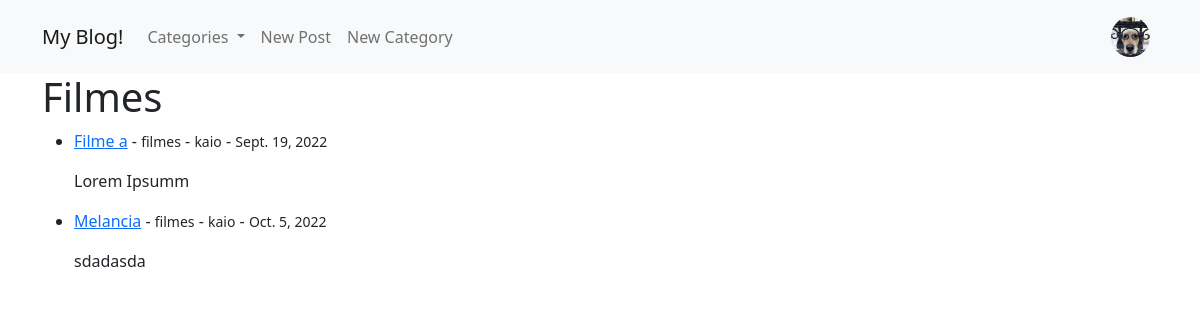
The page /category/filmes (signed in) on the database its author committed.
### apps/theblog/models.py (models this page shows, shortened)
class Profile(models.Model):
  user = models.OneToOneField(User, null=True, on_delete=models.CASCADE)
  bio = models.TextField()
  profile_pic = models.ImageField(blank=True, null=True, upload_to='images/profiles/')
  website_url = models.CharField(max_length=255, blank=True, null=True)
  facebook_url = models.CharField(max_length=255, blank=True, null=True)
  twitter_url = models.CharField(max_length=255, blank=True, null=True)
  instagram_url = models.CharField(max_length=255, blank=True, null=True)
  pinterest_url = models.CharField(max_length=255, blank=True, null=True)
  linkedin_url = models.CharField(max_length=255, blank=True, null=True)

class Post(models.Model):
  title = models.CharField(max_length=255)
  header_image = models.ImageField(blank=True, null=True, upload_to='images/%Y/%m/%d/')
  title_tag = models.CharField(max_length=255, default="Blog Post")
  author = models.ForeignKey(User, on_delete=models.CASCADE, related_name='posts')
  body = RichTextField(blank=True, null=True)
  create = models.DateField(auto_now_add=True)
  category = models.CharField(max_length=255, default='coding')
  snippet = models.CharField(max_length=255)
  likes = models.ManyToManyField(User, blank=True, related_name='blog_posts')

### apps/theblog/views.py (the view)
# urls.py: path('category/<str:category>', views.CategoryView, name='category'),
def CategoryView(request, category):
  category_post = Post.objects.filter(category=category)
  context = {'category': category, 'category_post': category_post}
  return render(request, 'theblog/categories.html', context)

### apps/theblog/templates/theblog/categories.html
{% extends 'base.html' %}
{% block content %}
   {% if category_post %}
      <h1>{{category|capfirst}}</h1>
      <ul>
         {% for post in category_post %}
         <li>
            <a href="{% url 'detail_post' post.id %}">{{post.title}}</a>
            - <small>{{post.category}}</small>
            - <small>{{post.author}}</small>
            - <small>{{post.create}}</small>
         </li>
         <p>{{post.body|slice:":100"|safe}}</p>
         {% endfor %}
      </ul>
   {% else %}
      <h2>Sorry this page does not exist...</h2>
   {% endif %}
{% endblock %}

### static/templates/partials/_navbar.html (shortened to what this page needs)
{% load static %}
<nav class="navbar navbar-expand-lg bg-light">
  <div class="container">
    <a class="navbar-brand" href="{% url 'home' %}">My Blog!</a>
    <div class="collapse navbar-collapse" id="navbarSupportedContent">
      <ul class="navbar-nav me-auto mb-2 mb-lg-0">
        {% if categories %}
          <li class="nav-item dropdown">
            <a class="nav-link dropdown-toggle" href="#" role="button" data-bs-toggle="dropdown" aria-expanded="false">
              Categories
            </a>
          </li>
        {% endif %}
        {% if user.is_authenticated %}
          <li class="nav-item">
            <a class="nav-link" href="{% url 'new_post' %}">New Post</a>
          </li>
          <li class="nav-item">
            <a class="nav-link" href="{% url 'new_category' %}">New Category</a>
          </li>
        {% endif %}
      </ul>
      <ul class="navbar-nav ml-auto">
        {% if user.is_authenticated %}
          <li class="nav-item dropdown">
            <a class="nav-link dropdown user_icon" href="#" role="button" data-bs-toggle="dropdown" aria-expanded="false">
              {% if user.profile.profile_pic %}
                <img src="{{ user.profile.profile_pic.url }}" alt="" width="auto" height="40" class="d-inline-block align-text-top rounded-circle">
              {% else %}
                <img src="{% static 'img/default_avatar2.png' %}" alt="" width="auto" height="40" class="d-inline-block align-text-top rounded-circle">
              {% endif %}
            </a>
          </li>
        {% endif %}
      </ul>
    </div>
  </div>
</nav>

### rows shown on the page
Post: title "Filme a", category "filmes", author "kaio", create "Sept. 19, 2022", body "Lorem Ipsumm"
Post: title "Melancia", category "filmes", author "kaio", create "Oct. 5, 2022", body "sdadasda"

### other values the page prints
{{ category|capfirst }} "Filmes"
